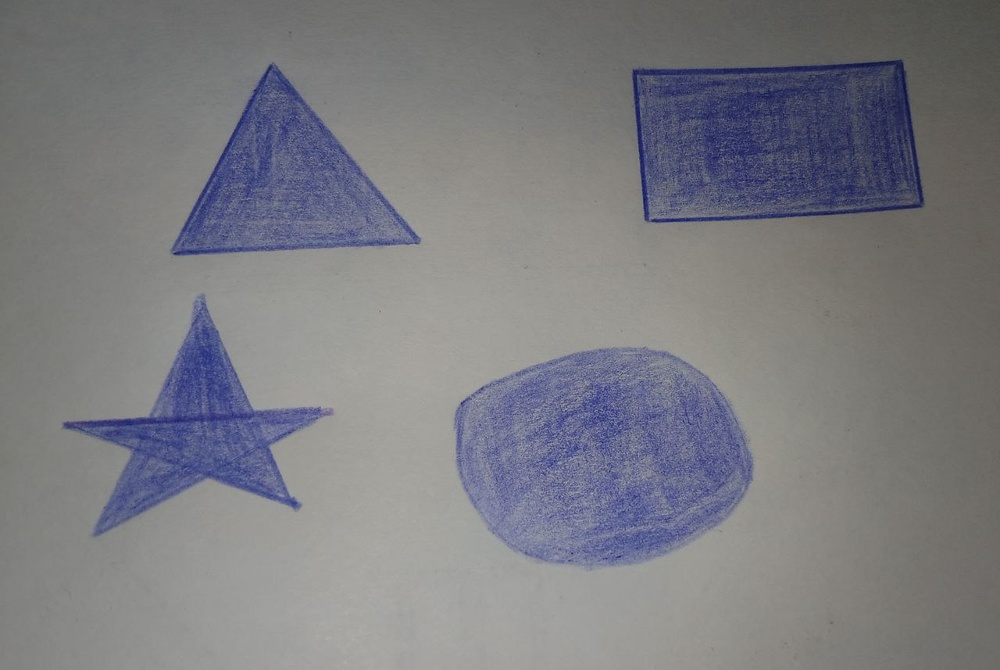
#> input picture images/figury.jpg, 1000 x 670 px, shrunk from 1280 x 858 before the run
$ python HW_lesson_5.py
#> lines starting #> are read from the running program, lines starting #| are printed output that depends on the picture; after the words box and inside, x2 and y2 are one past the last pixel; in counts of white or black regions, pixels touching at a corner belong together
import cv2
import numpy as np


img = cv2.imread("images/figury.jpg")
#> img is the input picture: shape (670, 1000, 3); mean B, G, R 128.6, 123.6, 123.3
img_copy = img.copy()
img = cv2.GaussianBlur(img, (5, 5), 5)
img = cv2.cvtColor(img, cv2.COLOR_BGR2HSV)
#> img: shape (670, 1000, 3); mean H, S, V 47.8, 25.1, 132.2
lower = np.array([113, 24, 0])
upper = np.array([179, 255, 255])
mask = cv2.inRange(img, lower, upper)
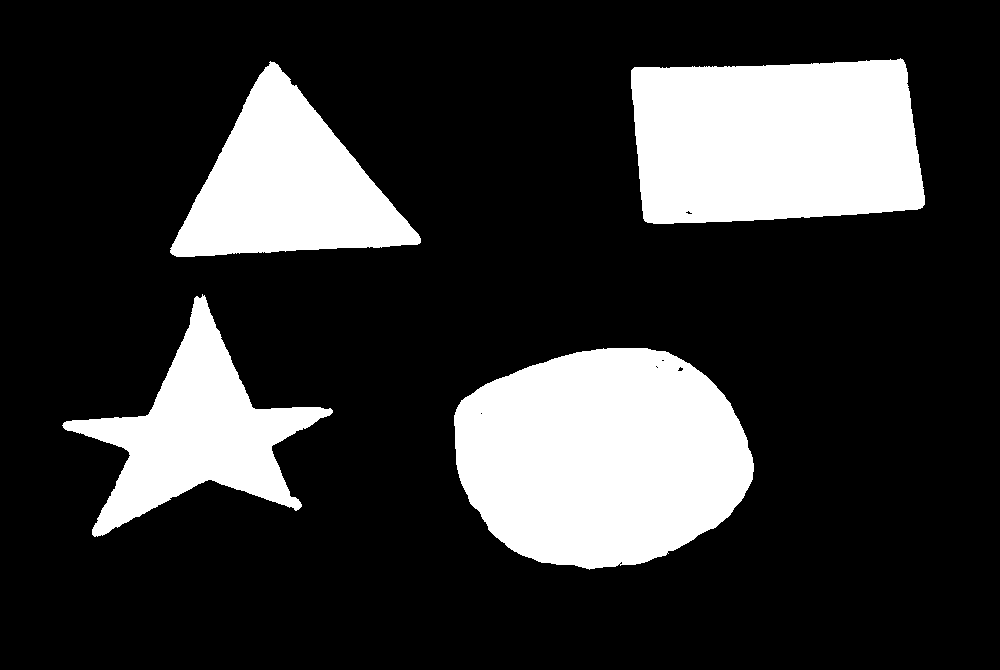
#> mask: shape (670, 1000); 21.3% white; 4 white regions
img = cv2.bitwise_and(img, img, mask=mask)
#> img: shape (670, 1000, 3); mean H, S, V 25, 17.8, 27.5

contours, _ = cv2.findContours(mask, cv2.RETR_EXTERNAL, cv2.CHAIN_APPROX_SIMPLE)
#> contours = 4 contours; box (x1, y1, x2, y2) and area: (454, 348, 754, 570) 51230, (631, 58, 925, 224) 42574, (170, 61, 421, 257) 25100, (62, 294, 333, 537) 22527
for cnt in contours:
    area = cv2.contourArea(cnt)
    if area > 150:
        perimetr = cv2.arcLength(cnt, True)
        M = cv2.moments(cnt)


        if M["m00"] != 0:

            cx = int(M["m10"] / M["m00"])
            cy = int(M["m01"] / M["m00"])

        x, y, w, h = cv2.boundingRect(cnt)
        aspect_ratio = round(w / h, 2)
        compatcness = round((4 * np.pi * area) / (perimetr ** 2), 2)
        approx = cv2.approxPolyDP(cnt, 0.02 * perimetr, True)
        if len(approx) == 3:
            shape = "Triangle"
        elif len(approx) == 4:
            shape = "Quadratic"
        elif len(approx) > 5:
            shape = "Star"
        elif len(approx) > 6:
            shape = "Circle"
        else:
            shape = "inshe"
        cv2.drawContours(img_copy, [cnt], -1, (255, 255, 255), 1)
        cv2.circle(img_copy, (cx, cy), 4, (255, 0, 0), -1)
        cv2.putText(img_copy, f'{shape}', (x, y - 45), cv2.FONT_HERSHEY_SIMPLEX, 0.7, (0, 0, 0), 1)
        cv2.putText(img_copy, f'S:{int(area)}, P:{int(perimetr)}', (x, y - 25), cv2.FONT_HERSHEY_SIMPLEX, 0.7,(0, 0, 0), 1)
        cv2.rectangle(img_copy, (x, y), (x + w, y + h), (255, 0, 0), 2)
        cv2.putText(img_copy, f'Center:{cx}, {cy}', (x, y + 20), cv2.FONT_HERSHEY_SIMPLEX, 0.7,(0, 0, 0), 1)
        cv2.putText(img_copy, f'AR:{aspect_ratio}, C:{compatcness}', (x, y - 3), cv2.FONT_HERSHEY_SIMPLEX, 0.7,(0, 0, 0), 1)
#> this loop made 4 passes
#> (area, perimetr, cx, cy, x, y, w, h) on passes 3 to 4: (25100, 751.6, 286, 185, 170, 61, 251, 196), (42574.5, 896.3, 774, 141, 631, 58, 294, 166)
#> (area, perimetr, cx, cy, x, y, w, h) on passes 1 to 2: (51230, 881.3, 601, 456, 454, 348, 300, 222), (22527, 1049.8, 196, 432, 62, 294, 271, 243)
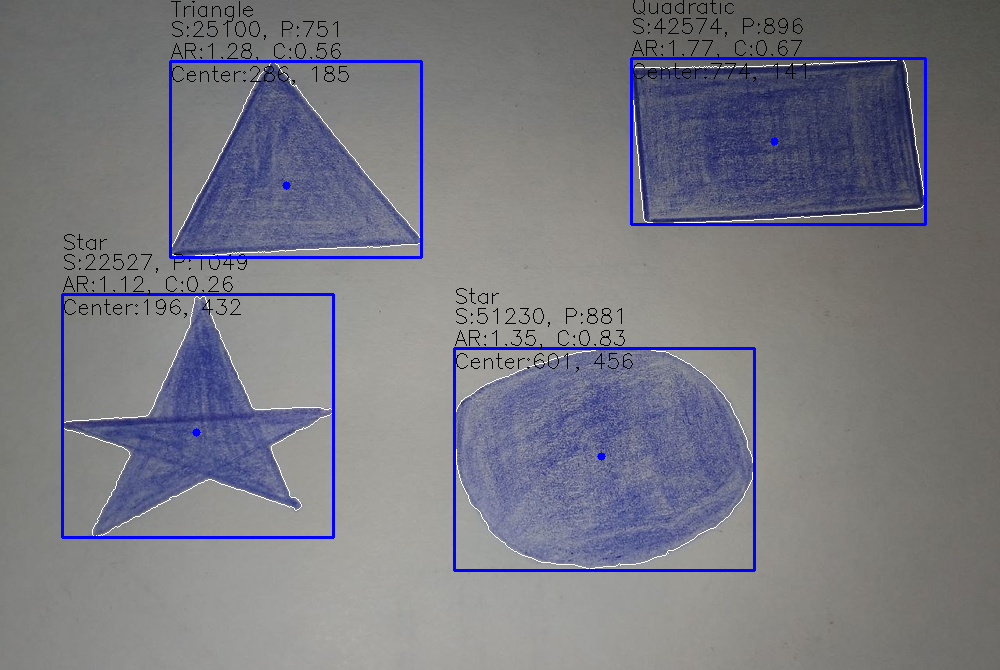
#> img_copy: shape (670, 1000, 3); 2.94% of pixels changed, all inside (x1, y1, x2, y2) = (61, 0, 927, 572)
cv2.imshow("UNCE", img_copy)
cv2.imwrite("result.jpg", img_copy)

cv2.waitKey(0)
cv2.destroyAllWindows()
